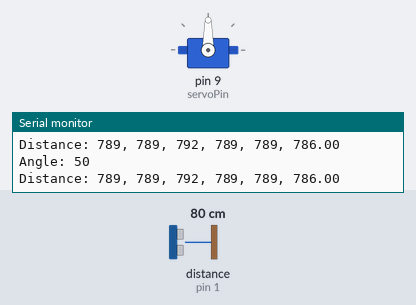
The sketch below on a simulated Arduino Uno, built with avr-gcc and run on an emulated ATmega328P. On the bench: servo, the last lines printed to the serial monitor. Wiring (inferred from the names in the program): ultrasonic range finder: trigger pin 2; echo pin 1. The inputs (shaded band) are chosen by the test bench; at power-on: distance to the obstacle (sensor on pin 1) 80 cm. The echo pulse lasts 58.3 µs per cm.

Above: at 1.2 s.
1.3 s: distance to the obstacle (sensor on pin 1) set to 18 cm
At 1.37 s:
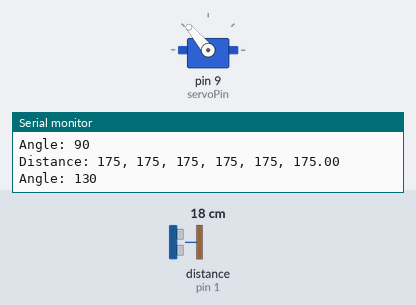
4.3 s: distance to the obstacle (sensor on pin 1) set to 2 cm
At 4.73 s:
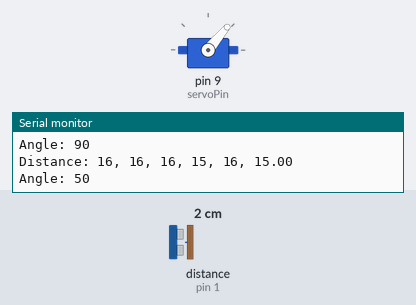
Timing chart, 0 to 13.3 s (numbered marks = the images above; inputs shaded):
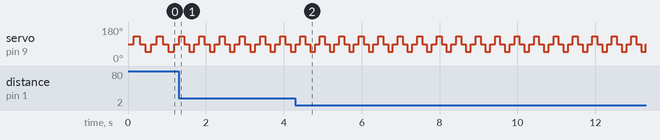

The sketch:

Sonar.ino
```cpp
#include <Servo.h>
#include <US020.h>
/*
US-020 sensor on top of servo
scans distance for different angles
*/
int usTrigPin = 2;
int usEchoPin = 1;
int servoPin = 9;

Servo servo;
US020 sonar(usEchoPin, usTrigPin);


int angles[] = {50, 90, 130, 90};
int ang = 0;

void setup() {
  servo.attach(servoPin);
  Serial.begin(9600);
}

void loop()
{
  ang++;
  if(ang >= sizeof(angles)/2) {
    ang=0;
  }

  servo.write(angles[ang]);
  Serial.print("Angle: ");
  Serial.println(angles[ang]);
  delay(120); //wait to rotate servo

  Serial.print("Distance: ");
  double avarage = 0;
  int ping_num = 5;
  for(int i=0; i<ping_num; i++){
    unsigned long us = sonar.ping();
    avarage += us/ping_num;
    Serial.print(us);
    Serial.print(", ");
  }
  Serial.println(avarage);
}
```

Measured:
- by itself, servo on pin 9 (servoPin): repeats every 0.50 s: 130° 0.12 s, 90° 0.12 s, 50° 0.12 s, 90° 0.13 s
